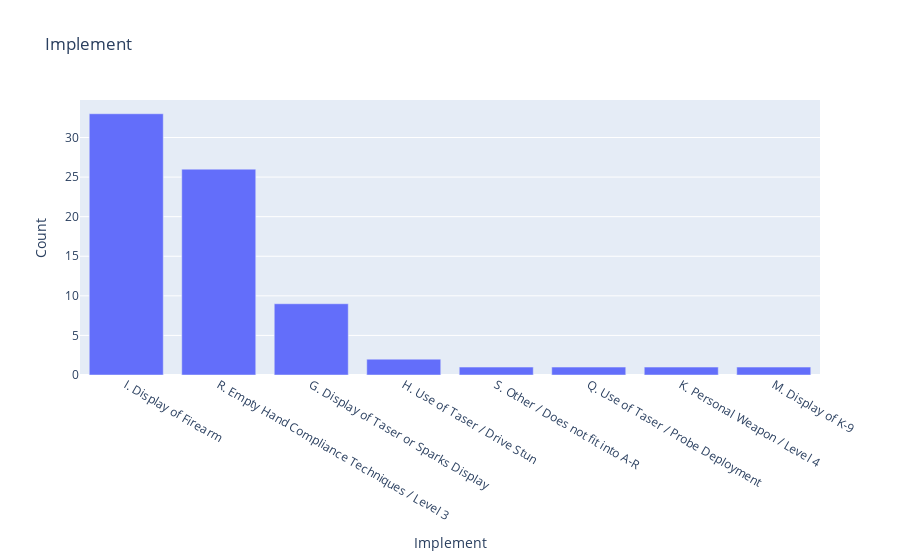

The notebook cell saved with this chart:
### Markdown cell above
using value_counts() to get counts for data[Implement] column

### Code cell
fig = px.bar()
fig

### Figure 1 — Plotly figure (JSON) as saved in the notebook; plotly's stock layout.template omitted (floating-point values rounded to 4 significant figures)
{"data": [{"alignmentgroup": "True", "hovertemplate": "Implement=%{x}<br>Count=%{y}<extra></extra>", "legendgroup": "", "marker": {"color": "#636efa", "pattern": {"shape": ""}}, "name": "", "offsetgroup": "", "orientation": "v", "showlegend": false, "textposition": "auto", "type": "bar", "x": ["I. Display of Firearm", "R. Empty Hand Compliance Techniques / Level 3", "G. Display of Taser or Sparks Display", "H. Use of Taser / Drive Stun", "S. Other / Does not fit into A-R", "Q. Use of Taser / Probe Deployment", "K. Personal Weapon / Level 4", "M. Display of K-9"], "xaxis": "x", "y": [33, 26, 9, 2, 1, 1, 1, 1], "yaxis": "y"}], "layout": {"barmode": "relative", "legend": {"tracegroupgap": 0}, "title": {"text": "Implement"}, "xaxis": {"anchor": "y", "domain": [0, 1], "title": {"text": "Implement"}}, "yaxis": {"anchor": "x", "domain": [0, 1], "title": {"text": "Count"}}}}
